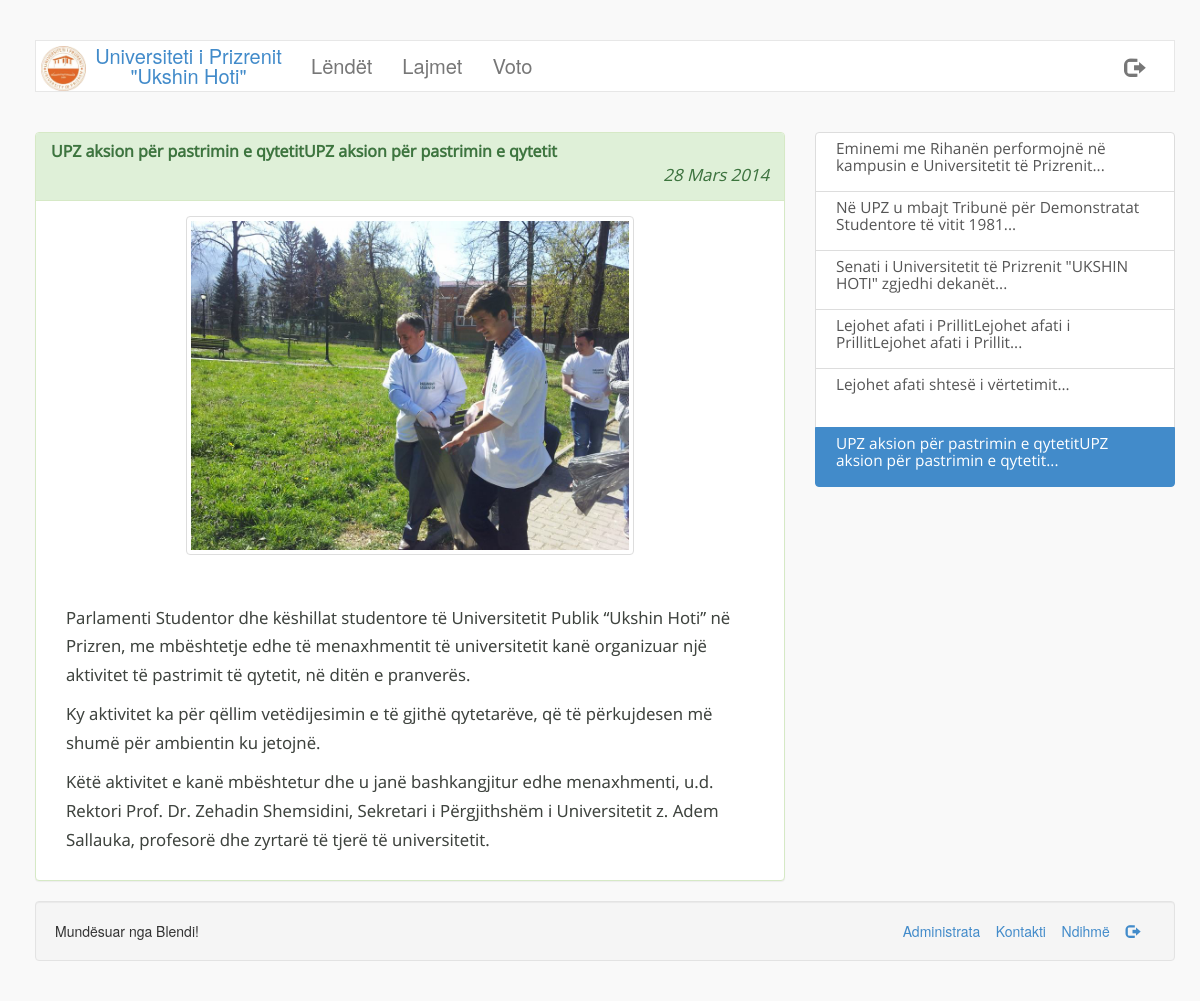
Page /lajmi.php?id=22 on the committed database.
### tables this page shows
CREATE TABLE IF NOT EXISTS `page_info` (
  `title` varchar(256) NOT NULL,
  `footer` varchar(256) NOT NULL,
  `activated` tinyint(1) NOT NULL,
  `logo` varchar(256) NOT NULL,
  `vleresimi` tinyint(4) NOT NULL
);

CREATE TABLE IF NOT EXISTS `navbar` (
  `ID` int(11) NOT NULL AUTO_INCREMENT,
  `emri` varchar(250) NOT NULL,
  `link` varchar(250) NOT NULL,
  `enabled` tinyint(1) NOT NULL,
  PRIMARY KEY (`ID`)
);

CREATE TABLE IF NOT EXISTS `lajmet` (
  `id` int(11) NOT NULL AUTO_INCREMENT,
  `titulli` varchar(256) NOT NULL,
  `body` text NOT NULL,
  `data` datetime NOT NULL,
  `foto` varchar(256) NOT NULL,
  PRIMARY KEY (`id`)
);

CREATE TABLE IF NOT EXISTS `footer` (
  `1` int(11) NOT NULL AUTO_INCREMENT,
  `emri` varchar(250) NOT NULL,
  `link` varchar(250) NOT NULL,
  `enabled` tinyint(1) NOT NULL,
  PRIMARY KEY (`1`)
);

### classes/lajmi.class.php (called while the page is built, shortened)
<?php
class Lajmi{
	private $id=0;
	private $titulli = "panjohur";
	private $body = "panjohur";
	private $data = "0000-00-00";
	private $foto = "img/fakultet/lajme/default.png";
	function __construct($id){
		global $lidhja;
		$lajmQuery = $lidhja->query("SELECT id,titulli,body,data,foto FROM lajmet WHERE id=$id");
		if($lajmQuery->num_rows == 1){
			$lajmi = $lajmQuery->fetch_assoc();
			$this->id= $lajmi['id'];
			$this->titulli = $lajmi['titulli'];
			$this->body = $lajmi['body'];
			$this->data = $lajmi['data'];
			$this->foto = $lajmi['foto'];
		}
	}
	function getID(){
		return $this->id;
	}
	function getTitulli(){
		return utf8_encode($this->titulli);
	}
	function getBody(){
		return utf8_encode($this->body);
	}
	function getData(){
		return $this->data;
	}
	function getFoto(){
		return $this->foto;
	}
}
?>

### includes/funksionet.php (called while the page is built, shortened)
<?php
	function rregulloDaten($d){
		$viti = date("Y", strtotime($d));
		$muaji = date("m", strtotime($d));
		$dita = date("d", strtotime($d));
		if($muaji == 1){
			$data = $dita . " Janar " . $viti;
		}
		elseif($muaji == 2){
			$data = $dita . " Shkurt " . $viti;
		}
		elseif($muaji == 3){
			$data = $dita . " Mars " . $viti;
		}
		elseif($muaji == 4){
			$data = $dita . " Prill " . $viti;
		}
		elseif($muaji == 5){
			$data = $dita . " Maj " . $viti;
		}
		elseif($muaji == 6){
			$data = $dita . " Qershor " . $viti;
		}
		elseif($muaji == 7){
			$data = $dita . " Korrik " . $viti;
		}
		elseif($muaji == 8){
			$data = $dita . " Gusht " . $viti;
		}
		elseif($muaji == 9){
			$data = $dita . " Shtator " . $viti;
		}
		elseif($muaji == 10){
			$data = $dita . " Tetor " . $viti;
		}
		elseif($muaji == 11){
			$data = $dita . " N&euml;ntor " . $viti;
		}
		elseif($muaji == 12){
			$data = $dita . " Dhjetor " . $viti;
		}
		return $data;
	}
?>

### lajmi.php (the view, shortened to what this page needs)
<?php
	include('includes/config.php');
	if(!empty($_GET['id']) && $_GET['id']>0){
		$id = $lidhja->real_escape_string($_GET['id']);
		$lajmi = new Lajmi($id);
		$page = new Page();
	}
	else{
		header('Location: index.php?faqja=lajmet');
		die();
	}
?>
<!DOCTYPE html>
<html lang="en">
  <head>
    <link href="css/bootstrap.css" rel="stylesheet">
    <link href="css/style.css" rel="stylesheet">
  </head>
  <body>
  <br/>
  <div class="container">
  	<nav class="navbar navbar-default" role="navigation">
	  <div class="container-fluid">
	    <div class="navbar-header">
	      <a class="navbar-brand" href="index.php"><img src="<?php echo $page->getLogo(); ?>"/><?php echo $page->getTitle(); ?></a>
	    </div>
	    <div class="collapse navbar-collapse" id="bs-example-navbar-collapse-1">
	      <ul class="nav navbar-nav">
	     	<?php $page->headerNavbar(); ?>
	      </ul>
		  	<ul class="nav navbar-nav navbar-right">
				<li><a href="logout.php" class="glyphicon glyphicon-log-out"></a></li>
			</ul>
	    </div>
	  </div>
	</nav>
	</div>
    <div class="container">
		<div class="clearfix"></div><br/>
		<div class="row">
			<div class="col-md-8 lajmi">
				<div class="panel panel-success">
					<div class="panel-heading">
						<h3 class="panel-title"><strong><?php echo $lajmi->getTitulli(); ?></strong></h3>
						<p class="text-right" style="margin-bottom:0px;"><em><?php echo rregulloDaten($lajmi->getData()); ?></em></p>
					</div>
					<div class="panel-body">
					<?php
						if($lajmi->getFoto()){
							echo '<div class="col-md-8 col-md-offset-2"><img src="'.$lajmi->getFoto().'" class="img-responsive img-rounded img-thumbnail"/><p><br/></p></div>';
							echo '<div class="col-md-12"><p>'.html_entity_decode($lajmi->getBody()).'</p></div>';
						}
						else{
							echo '<div class="col-md-12"><p>'.html_entity_decode($lajmi->getBody()).'</p></div>';
						}
					?>
					</div>
				</div>
			</div>
			<div class="col-md-4">
				<?php
					$lajmet = $lidhja->query("SELECT id FROM lajmet ORDER BY data DESC LIMIT 10");
					if($lajmet->num_rows){
						echo '<div class="list-group" id="lajmetShtese">';
						foreach($lajmet as $l){
							$lajmi2 = new Lajmi($l['id']);
							if($lajmi->getID() == $lajmi2->getID()){
								echo '<a href="lajmi.php?id='.$lajmi2->getID().'" class="list-group-item active">'.substr($lajmi2->getTitulli(), 0,100).'...</a>';
							}
							else{
								echo '<a href="lajmi.php?id='.$lajmi2->getID().'" class="list-group-item">'.substr($lajmi2->getTitulli(), 0,100).'...</a>';
							}
						}
						echo '</div>';
					}
				?>
			</div>
		</div>
		<div class="well well-md text-left">
			<span><?php echo $page->getFooter(); ?></span>
			<span class="pull-right">
				<?php $page->footerLinks(); ?>
			</span>
		</div>
    </div>
  </body>
</html>

### classes/page.class.php (shortened to what this page needs)
<?php
class Page{
	private $title = "Titulli faqes";
	private $footer = "Copyright 2014";
	private $logoLink = "panjohur";
	function __construct(){
		global $lidhja;
		$pageQuery = $lidhja->query('SELECT title,footer,activated,logo,vleresimi FROM page_info');
		if($pageQuery->num_rows == 1){
			$pageInfo = $pageQuery->fetch_assoc();
		}
		$this->title = $pageInfo['title'];
		$this->footer = $pageInfo['footer'];
		$this->logoLink = $pageInfo['logo'];
	}
	function getTitle(){
		return html_entity_decode($this->title);
	}
	function getLogo(){
		return $this->logoLink;
	}
	function getFooter(){
		return html_entity_decode($this->footer);
	}
	function headerNavbar(){
		global $lidhja;
		$navQuery = $lidhja->query("SELECT * FROM navbar WHERE enabled=1");
		if($navQuery->num_rows > 0){
			foreach($navQuery as $nav){
				echo '<li><a href="index.php?faqja='.$nav['link'].'" class="text-primary">'.html_entity_decode($nav['emri']).'</a></li>';
			}
		}
		else{
			return FALSE;
		}
	}
	function footerLinks(){
		global $lidhja;
		$footerLinksQuery = $lidhja->query("SELECT * FROM footer WHERE enabled=1");
		if($footerLinksQuery->num_rows > 0){
			foreach ($footerLinksQuery as $foo){
				if("dil" == strtolower($foo['emri'])){
					echo '<a href="'.$foo['link'].'"><span class="glyphicon glyphicon-log-out"></span></a> &nbsp;&nbsp;&nbsp;';
				}
				else{
					echo '<a href="'.$foo['link'].'">'.$foo['emri'].'</a> &nbsp;&nbsp;&nbsp;';
				}
			}
		}
		else{
			echo '';
		}
	}
}
?>

### css/style.css (style rules this page uses)
body { background-color: #f9f9f9; margin:20px; }
.navbar { border-radius: 0; }
.navbar-brand img { max-width: 18%; float:left; }
.navbar-default { background-color: #fff; }
.navbar-nav li > a { text-align: center; font-size: 1.4375em; -webkit-font-smoothing: antialiased; }
.navbar-default .navbar-brand { max-width:260px; color:#428bca; font-size: 20px; margin:0; padding:5px 5px; text-align: center; }
.lajmi { font: 120%/1.725 'Open Sans', sans-serif; color: #3e433e; text-shadow: 0px 0px 0px #C7C7C7; }
#lajmetShtese { color:#3e433e; }
#lajmetShtese .list-group-item { height:60px; padding: 7px 20px; font: 110%/1.125 'Open Sans', sans-serif; }

### rows in the picture
page_info: logo (picture), title "Universiteti i Prizrenit \"Ukshin Hoti\"", footer "Mundësuar nga Blendi!"
navbar: emri "Lëndët"
navbar: emri "Lajmet"
navbar: emri "Voto"
lajmet: titulli "UPZ aksion për pastrimin e qytetitUPZ aksion për pastrimin e qytetit", data "28 Mars 2014", foto (picture), body "Parlamenti Studentor dhe këshillat studentore të Universitetit Publik “Ukshin Hoti” në Prizren, me mbështetje edhe të menaxhmentit të universitetit kanë organizuar një aktivitet të pastrimit të qytetit, në ditën e pranverës. Ky aktivitet ka për qëllim vetëdijesimin e të gjithë qytetarëve, që të përkujdesen më shumë për ambientin ku jetojnë. Këtë aktivitet e kanë mbështetur dhe u janë bashkangjitur edhe menaxhmenti, u.d. Rektori Prof. Dr. Zehadin Shemsidini, Sekretari i Përgjithshëm i Universitetit z. Adem Sallauka, profesorë dhe zyrtarë të tjerë të universitetit."
lajmet: titulli "Eminemi me Rihanën performojnë në kampusin e Universitetit të Prizrenit"
lajmet: titulli "Në UPZ u mbajt Tribunë për Demonstratat Studentore të vitit 1981"
lajmet: titulli "Senati i Universitetit të Prizrenit \"UKSHIN HOTI\" zgjedhi dekanët"
lajmet: titulli "Lejohet afati i PrillitLejohet afati i PrillitLejohet afati i Prillit"
lajmet: titulli "Lejohet afati shtesë i vërtetimit"
footer: emri "Administrata"
footer: emri "Kontakti"
footer: emri "Ndihmë"
